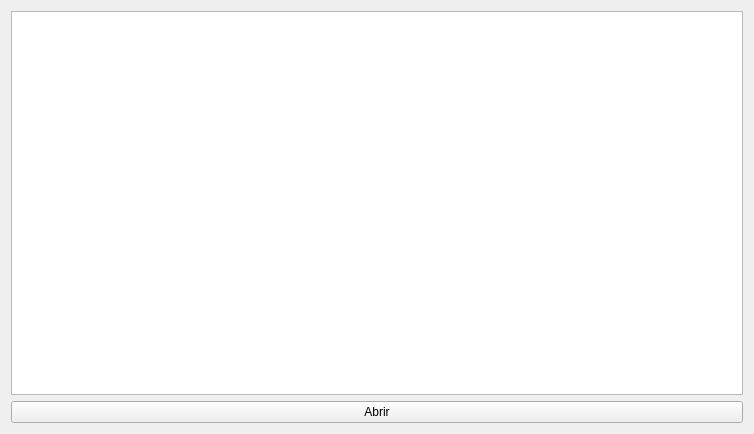
<?xml version="1.0" encoding="UTF-8"?>
<ui version="4.0">
 <class>Comprovantes</class>
 <widget class="QWidget" name="Comprovantes">
  <property name="geometry">
   <rect>
    <x>0</x>
    <y>0</y>
    <width>754</width>
    <height>434</height>
   </rect>
  </property>
  <property name="windowTitle">
   <string>Comprovantes</string>
  </property>
  <layout class="QGridLayout" name="gridLayout">
   <item row="0" column="0">
    <widget class="TableView" name="table">
     <property name="editTriggers">
      <set>QAbstractItemView::NoEditTriggers</set>
     </property>
    </widget>
   </item>
   <item row="1" column="0">
    <widget class="QPushButton" name="pushButtonAbrir">
     <property name="text">
      <string>Abrir</string>
     </property>
    </widget>
   </item>
  </layout>
 </widget>
 <customwidgets>
  <customwidget>
   <class>TableView</class>
   <extends>QTableView</extends>
   <header>src/tableview.h</header>
  </customwidget>
 </customwidgets>
 <resources/>
 <connections/>
</ui>
